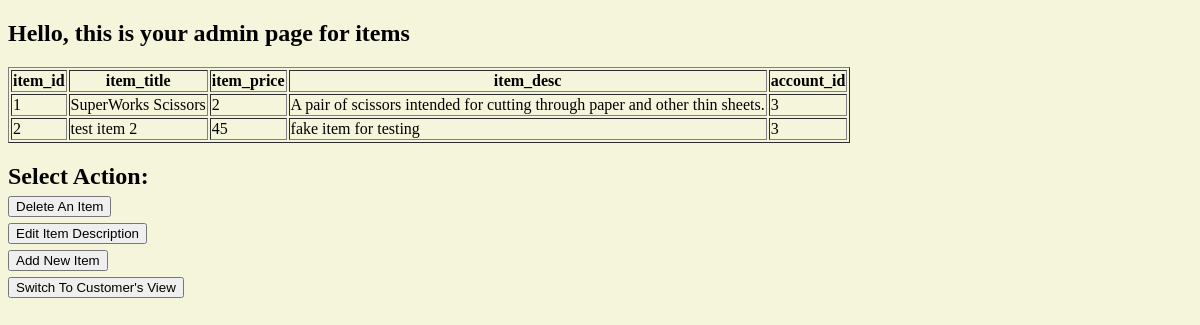
The page /admin_acc/home_page/home_page_main.php on the database its author committed.
### tables this page shows
CREATE TABLE `item` (
  `item_id` int(12) NOT NULL,
  `item_title` varchar(255) NOT NULL,
  `item_price` int(11) NOT NULL,
  `item_desc` varchar(255) NOT NULL,
  `account_id` int(12) NOT NULL
);

### admin_acc/home_page/home_page.php (the view, shortened to what this page needs)
<?php
$con=mysqli_connect('localhost', 'root', '','crossroads');
$result = mysqli_query($con,"SELECT * FROM item where account_id ='3'");
echo "<table border='1'>
<tr>
<th>item_id</th>
<th>item_title</th>
<th>item_price</th>
<th>item_desc</th>
<th>account_id</th>
</tr>";
while($row = mysqli_fetch_array($result))
{
echo "<tr>";
echo "<td>" . $row['item_id'] . "</td>";
echo "<td>" . $row['item_title'] . "</td>";
echo "<td>" . $row['item_price'] . "</td>";
echo "<td>" . $row['item_desc'] . "</td>";
echo "<td>" . $row['account_id'] . "</td>";
echo "</tr>";
}
echo "</table>";
?>

### admin_acc/home_page/home_page_main.php (shortened to what this page needs)
<!DOCTYPE html>
<html>
<head>
    <link rel="stylesheet" href="../../home_style.css">
</head>
<body>
<h2>Hello, this is your admin page for items</h2>
<?php include 'home_page.php'; ?>
<h2> Select Action:
<form action = "http://localhost/CSCE310/310-crossroads/admin_acc/item_delete/item_delete.html">
    <button>
        Delete An Item
    </button>
</form>
<form action = "http://localhost/CSCE310/310-crossroads/admin_acc/item_edit_desc/item_desc.html">
    <button>
        Edit Item Description
    </button>
</form>
<form action = "http://localhost/CSCE310/310-crossroads/admin_acc/item_list_insertion/item_list.html">
    <button>
        Add New Item
    </button>
</form>
<form action = "http://localhost/CSCE310/310-crossroads/customer_acc/cust_home_page/cust_home_page.php">
    <button>
        Switch To Customer's View
    </button>
</form>
</h2>
</body>
</html>

### home_style.css (style rules this page uses)
body { background-color: beige; }

### rows shown on the page
item: item_id "1", item_title "SuperWorks Scissors", item_price "2", item_desc "A pair of scissors intended for cutting through paper and other thin sheets.", account "3"
item: item_id "2", item_title "test item 2", item_price "45", item_desc "fake item for testing", account "3"
